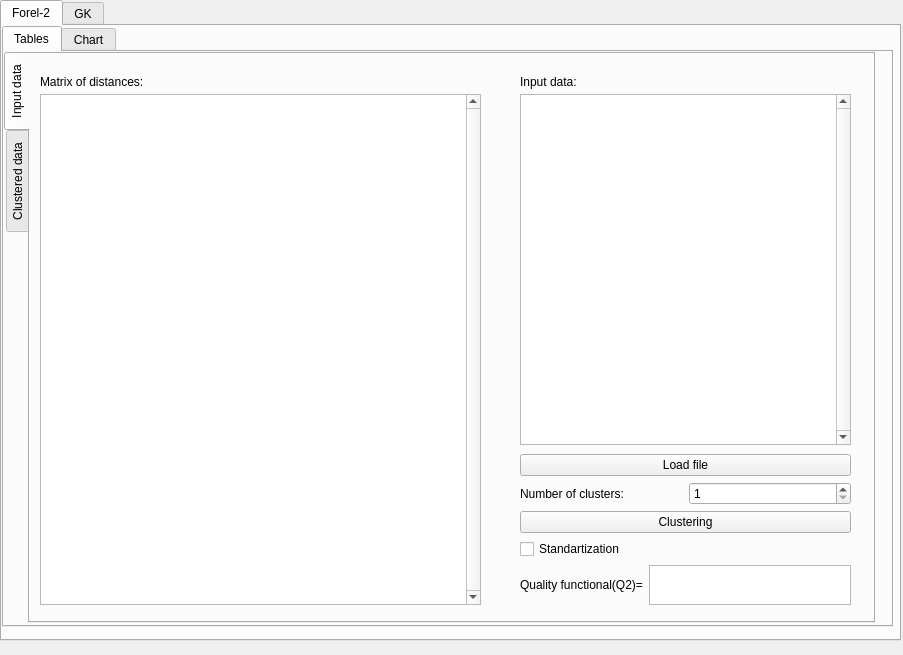
<?xml version="1.0" encoding="UTF-8"?>
<ui version="4.0">
 <class>MainWindow</class>
 <widget class="QMainWindow" name="MainWindow">
  <property name="geometry">
   <rect>
    <x>0</x>
    <y>0</y>
    <width>903</width>
    <height>655</height>
   </rect>
  </property>
  <property name="sizePolicy">
   <sizepolicy hsizetype="Fixed" vsizetype="Fixed">
    <horstretch>0</horstretch>
    <verstretch>0</verstretch>
   </sizepolicy>
  </property>
  <property name="windowTitle">
   <string>MainWindow</string>
  </property>
  <property name="inputMethodHints">
   <set>Qt::ImhHiddenText</set>
  </property>
  <widget class="QWidget" name="centralwidget">
   <property name="sizePolicy">
    <sizepolicy hsizetype="Fixed" vsizetype="Fixed">
     <horstretch>0</horstretch>
     <verstretch>0</verstretch>
    </sizepolicy>
   </property>
   <widget class="QTabWidget" name="MethodtabWidget">
    <property name="geometry">
     <rect>
      <x>0</x>
      <y>0</y>
      <width>901</width>
      <height>641</height>
     </rect>
    </property>
    <property name="currentIndex">
     <number>0</number>
    </property>
    <widget class="QWidget" name="foreltab">
     <attribute name="title">
      <string>Forel-2</string>
     </attribute>
     <widget class="QTabWidget" name="maintabWidget">
      <property name="geometry">
       <rect>
        <x>0</x>
        <y>0</y>
        <width>891</width>
        <height>601</height>
       </rect>
      </property>
      <property name="sizePolicy">
       <sizepolicy hsizetype="Fixed" vsizetype="Fixed">
        <horstretch>0</horstretch>
        <verstretch>0</verstretch>
       </sizepolicy>
      </property>
      <property name="contextMenuPolicy">
       <enum>Qt::PreventContextMenu</enum>
      </property>
      <property name="whatsThis">
       <string/>
      </property>
      <property name="inputMethodHints">
       <set>Qt::ImhHiddenText</set>
      </property>
      <property name="tabPosition">
       <enum>QTabWidget::North</enum>
      </property>
      <property name="tabShape">
       <enum>QTabWidget::Rounded</enum>
      </property>
      <property name="currentIndex">
       <number>0</number>
      </property>
      <property name="elideMode">
       <enum>Qt::ElideNone</enum>
      </property>
      <widget class="QWidget" name="tablestab">
       <attribute name="title">
        <string>Tables</string>
       </attribute>
       <widget class="QTabWidget" name="clusteredtablestabWidget">
        <property name="geometry">
         <rect>
          <x>0</x>
          <y>0</y>
          <width>871</width>
          <height>571</height>
         </rect>
        </property>
        <property name="tabPosition">
         <enum>QTabWidget::West</enum>
        </property>
        <property name="currentIndex">
         <number>0</number>
        </property>
        <widget class="QWidget" name="inputdatatab">
         <attribute name="title">
          <string>Input data</string>
         </attribute>
         <widget class="QTableWidget" name="starttableWidget">
          <property name="geometry">
           <rect>
            <x>490</x>
            <y>40</y>
            <width>331</width>
            <height>351</height>
           </rect>
          </property>
          <property name="verticalScrollBarPolicy">
           <enum>Qt::ScrollBarAlwaysOn</enum>
          </property>
          <property name="horizontalScrollBarPolicy">
           <enum>Qt::ScrollBarAlwaysOff</enum>
          </property>
          <property name="autoScroll">
           <bool>false</bool>
          </property>
          <property name="editTriggers">
           <set>QAbstractItemView::NoEditTriggers</set>
          </property>
          <property name="dragDropOverwriteMode">
           <bool>false</bool>
          </property>
          <property name="alternatingRowColors">
           <bool>false</bool>
          </property>
          <property name="selectionMode">
           <enum>QAbstractItemView::NoSelection</enum>
          </property>
          <property name="textElideMode">
           <enum>Qt::ElideRight</enum>
          </property>
          <property name="showGrid">
           <bool>true</bool>
          </property>
          <property name="sortingEnabled">
           <bool>false</bool>
          </property>
          <property name="wordWrap">
           <bool>true</bool>
          </property>
          <property name="cornerButtonEnabled">
           <bool>false</bool>
          </property>
          <property name="rowCount">
           <number>0</number>
          </property>
          <property name="columnCount">
           <number>0</number>
          </property>
          <attribute name="horizontalHeaderVisible">
           <bool>false</bool>
          </attribute>
          <attribute name="horizontalHeaderDefaultSectionSize">
           <number>100</number>
          </attribute>
          <attribute name="horizontalHeaderHighlightSections">
           <bool>true</bool>
          </attribute>
          <attribute name="horizontalHeaderMinimumSectionSize">
           <number>27</number>
          </attribute>
          <attribute name="verticalHeaderHighlightSections">
           <bool>true</bool>
          </attribute>
         </widget>
         <widget class="QLabel" name="label">
          <property name="geometry">
           <rect>
            <x>490</x>
            <y>20</y>
            <width>151</width>
            <height>16</height>
           </rect>
          </property>
          <property name="text">
           <string>Input data:</string>
          </property>
         </widget>
         <widget class="QWidget" name="verticalLayoutWidget">
          <property name="geometry">
           <rect>
            <x>490</x>
            <y>400</y>
            <width>331</width>
            <height>151</height>
           </rect>
          </property>
          <layout class="QVBoxLayout" name="verticalLayout">
           <item>
            <widget class="QPushButton" name="LoadFilepushButton">
             <property name="text">
              <string>Load file</string>
             </property>
             <property name="flat">
              <bool>false</bool>
             </property>
            </widget>
           </item>
           <item>
            <layout class="QHBoxLayout" name="horizontalLayout_2">
             <item>
              <widget class="QLabel" name="label_6">
               <property name="text">
                <string>Number of clusters:</string>
               </property>
              </widget>
             </item>
             <item>
              <widget class="QSpinBox" name="clustersnumspinBox">
               <property name="minimum">
                <number>1</number>
               </property>
               <property name="maximum">
                <number>99999999</number>
               </property>
              </widget>
             </item>
            </layout>
           </item>
           <item>
            <widget class="QPushButton" name="clusteringpushButton">
             <property name="text">
              <string>Clustering</string>
             </property>
            </widget>
           </item>
           <item>
            <widget class="QCheckBox" name="standartizationheckBox">
             <property name="text">
              <string>Standartization</string>
             </property>
             <property name="checked">
              <bool>false</bool>
             </property>
             <property name="autoExclusive">
              <bool>true</bool>
             </property>
            </widget>
           </item>
           <item>
            <spacer name="verticalSpacer">
             <property name="orientation">
              <enum>Qt::Vertical</enum>
             </property>
             <property name="sizeHint" stdset="0">
              <size>
               <width>20</width>
               <height>40</height>
              </size>
             </property>
            </spacer>
           </item>
           <item>
            <layout class="QHBoxLayout" name="horizontalLayout">
             <item>
              <widget class="QLabel" name="label_4">
               <property name="text">
                <string>Quality functional(Q2)=</string>
               </property>
              </widget>
             </item>
             <item>
              <widget class="QTableWidget" name="Q2tableWidget">
               <property name="rowCount">
                <number>0</number>
               </property>
               <property name="columnCount">
                <number>1</number>
               </property>
               <attribute name="horizontalHeaderVisible">
                <bool>false</bool>
               </attribute>
               <attribute name="verticalHeaderVisible">
                <bool>false</bool>
               </attribute>
               <column/>
              </widget>
             </item>
            </layout>
           </item>
          </layout>
         </widget>
         <widget class="QTableWidget" name="distancestableWidget">
          <property name="geometry">
           <rect>
            <x>10</x>
            <y>40</y>
            <width>441</width>
            <height>511</height>
           </rect>
          </property>
          <property name="verticalScrollBarPolicy">
           <enum>Qt::ScrollBarAlwaysOn</enum>
          </property>
          <property name="autoScroll">
           <bool>false</bool>
          </property>
          <property name="editTriggers">
           <set>QAbstractItemView::NoEditTriggers</set>
          </property>
          <property name="dragDropOverwriteMode">
           <bool>false</bool>
          </property>
          <property name="selectionMode">
           <enum>QAbstractItemView::NoSelection</enum>
          </property>
          <property name="textElideMode">
           <enum>Qt::ElideMiddle</enum>
          </property>
          <property name="cornerButtonEnabled">
           <bool>false</bool>
          </property>
         </widget>
         <widget class="QLabel" name="label_2">
          <property name="geometry">
           <rect>
            <x>10</x>
            <y>20</y>
            <width>151</width>
            <height>16</height>
           </rect>
          </property>
          <property name="text">
           <string>Matrix of distances:</string>
          </property>
         </widget>
        </widget>
        <widget class="QWidget" name="clusteredtab">
         <attribute name="title">
          <string>Clustered data</string>
         </attribute>
         <widget class="QLabel" name="label_3">
          <property name="geometry">
           <rect>
            <x>20</x>
            <y>20</y>
            <width>171</width>
            <height>16</height>
           </rect>
          </property>
          <property name="text">
           <string>Mean value of clusters:</string>
          </property>
         </widget>
         <widget class="QTableWidget" name="meanvaluetableWidget">
          <property name="geometry">
           <rect>
            <x>20</x>
            <y>40</y>
            <width>371</width>
            <height>501</height>
           </rect>
          </property>
          <property name="verticalScrollBarPolicy">
           <enum>Qt::ScrollBarAlwaysOn</enum>
          </property>
          <property name="horizontalScrollBarPolicy">
           <enum>Qt::ScrollBarAlwaysOff</enum>
          </property>
          <property name="autoScroll">
           <bool>false</bool>
          </property>
          <property name="editTriggers">
           <set>QAbstractItemView::NoEditTriggers</set>
          </property>
          <property name="dragDropOverwriteMode">
           <bool>false</bool>
          </property>
          <property name="selectionMode">
           <enum>QAbstractItemView::NoSelection</enum>
          </property>
          <property name="textElideMode">
           <enum>Qt::ElideMiddle</enum>
          </property>
          <property name="cornerButtonEnabled">
           <bool>false</bool>
          </property>
         </widget>
         <widget class="QTableWidget" name="afterclusterizatintableWidget">
          <property name="geometry">
           <rect>
            <x>410</x>
            <y>40</y>
            <width>431</width>
            <height>501</height>
           </rect>
          </property>
          <property name="verticalScrollBarPolicy">
           <enum>Qt::ScrollBarAlwaysOn</enum>
          </property>
          <property name="horizontalScrollBarPolicy">
           <enum>Qt::ScrollBarAlwaysOff</enum>
          </property>
          <property name="autoScroll">
           <bool>false</bool>
          </property>
          <property name="editTriggers">
           <set>QAbstractItemView::NoEditTriggers</set>
          </property>
          <property name="dragDropOverwriteMode">
           <bool>false</bool>
          </property>
          <property name="alternatingRowColors">
           <bool>false</bool>
          </property>
          <property name="selectionMode">
           <enum>QAbstractItemView::NoSelection</enum>
          </property>
          <property name="textElideMode">
           <enum>Qt::ElideRight</enum>
          </property>
          <property name="showGrid">
           <bool>true</bool>
          </property>
          <property name="sortingEnabled">
           <bool>false</bool>
          </property>
          <property name="wordWrap">
           <bool>true</bool>
          </property>
          <property name="cornerButtonEnabled">
           <bool>false</bool>
          </property>
          <property name="rowCount">
           <number>0</number>
          </property>
          <property name="columnCount">
           <number>0</number>
          </property>
          <attribute name="horizontalHeaderVisible">
           <bool>false</bool>
          </attribute>
          <attribute name="horizontalHeaderDefaultSectionSize">
           <number>100</number>
          </attribute>
          <attribute name="horizontalHeaderMinimumSectionSize">
           <number>27</number>
          </attribute>
         </widget>
         <widget class="QLabel" name="label_5">
          <property name="geometry">
           <rect>
            <x>410</x>
            <y>20</y>
            <width>201</width>
            <height>16</height>
           </rect>
          </property>
          <property name="text">
           <string>Data after clusterization:</string>
          </property>
         </widget>
        </widget>
       </widget>
      </widget>
      <widget class="QWidget" name="charttab">
       <attribute name="title">
        <string>Chart</string>
       </attribute>
       <widget class="QwtPlot" name="qwtPlot">
        <property name="geometry">
         <rect>
          <x>0</x>
          <y>0</y>
          <width>861</width>
          <height>511</height>
         </rect>
        </property>
        <property name="frameShape">
         <enum>QFrame::StyledPanel</enum>
        </property>
       </widget>
       <widget class="QGroupBox" name="groupBox">
        <property name="geometry">
         <rect>
          <x>150</x>
          <y>489</y>
          <width>471</width>
          <height>61</height>
         </rect>
        </property>
        <property name="title">
         <string/>
        </property>
        <property name="flat">
         <bool>false</bool>
        </property>
        <property name="checkable">
         <bool>false</bool>
        </property>
        <widget class="QWidget" name="horizontalLayoutWidget">
         <property name="geometry">
          <rect>
           <x>10</x>
           <y>20</y>
           <width>377</width>
           <height>51</height>
          </rect>
         </property>
         <layout class="QHBoxLayout" name="horizontalLayout_3">
          <item>
           <widget class="QRadioButton" name="abradioButton">
            <property name="text">
             <string>Properties 1x2</string>
            </property>
            <property name="checked">
             <bool>true</bool>
            </property>
           </widget>
          </item>
          <item>
           <widget class="QRadioButton" name="bcradioButton">
            <property name="text">
             <string>Properties 2x3</string>
            </property>
           </widget>
          </item>
          <item>
           <widget class="QRadioButton" name="acradioButton">
            <property name="text">
             <string>Properties 1x3</string>
            </property>
           </widget>
          </item>
         </layout>
        </widget>
       </widget>
      </widget>
     </widget>
    </widget>
    <widget class="QWidget" name="GK">
     <attribute name="title">
      <string>GK</string>
     </attribute>
     <widget class="QTabWidget" name="maintabWidget_2">
      <property name="geometry">
       <rect>
        <x>0</x>
        <y>0</y>
        <width>891</width>
        <height>601</height>
       </rect>
      </property>
      <property name="sizePolicy">
       <sizepolicy hsizetype="Fixed" vsizetype="Fixed">
        <horstretch>0</horstretch>
        <verstretch>0</verstretch>
       </sizepolicy>
      </property>
      <property name="contextMenuPolicy">
       <enum>Qt::PreventContextMenu</enum>
      </property>
      <property name="whatsThis">
       <string/>
      </property>
      <property name="inputMethodHints">
       <set>Qt::ImhHiddenText</set>
      </property>
      <property name="tabPosition">
       <enum>QTabWidget::North</enum>
      </property>
      <property name="tabShape">
       <enum>QTabWidget::Rounded</enum>
      </property>
      <property name="currentIndex">
       <number>0</number>
      </property>
      <property name="elideMode">
       <enum>Qt::ElideNone</enum>
      </property>
      <widget class="QWidget" name="tablestab_2">
       <attribute name="title">
        <string>Tables</string>
       </attribute>
       <widget class="QTabWidget" name="clusteredtablestabWidget_2">
        <property name="geometry">
         <rect>
          <x>0</x>
          <y>0</y>
          <width>871</width>
          <height>571</height>
         </rect>
        </property>
        <property name="tabPosition">
         <enum>QTabWidget::West</enum>
        </property>
        <property name="currentIndex">
         <number>0</number>
        </property>
        <widget class="QWidget" name="inputdatatab_2">
         <attribute name="title">
          <string>Input data</string>
         </attribute>
         <widget class="QTableWidget" name="starttableWidget_2">
          <property name="geometry">
           <rect>
            <x>490</x>
            <y>40</y>
            <width>331</width>
            <height>471</height>
           </rect>
          </property>
          <property name="verticalScrollBarPolicy">
           <enum>Qt::ScrollBarAlwaysOn</enum>
          </property>
          <property name="horizontalScrollBarPolicy">
           <enum>Qt::ScrollBarAlwaysOff</enum>
          </property>
          <property name="autoScroll">
           <bool>false</bool>
          </property>
          <property name="editTriggers">
           <set>QAbstractItemView::NoEditTriggers</set>
          </property>
          <property name="dragDropOverwriteMode">
           <bool>false</bool>
          </property>
          <property name="alternatingRowColors">
           <bool>false</bool>
          </property>
          <property name="selectionMode">
           <enum>QAbstractItemView::NoSelection</enum>
          </property>
          <property name="textElideMode">
           <enum>Qt::ElideRight</enum>
          </property>
          <property name="showGrid">
           <bool>true</bool>
          </property>
          <property name="sortingEnabled">
           <bool>false</bool>
          </property>
          <property name="wordWrap">
           <bool>true</bool>
          </property>
          <property name="cornerButtonEnabled">
           <bool>false</bool>
          </property>
          <property name="rowCount">
           <number>0</number>
          </property>
          <property name="columnCount">
           <number>0</number>
          </property>
          <attribute name="horizontalHeaderVisible">
           <bool>false</bool>
          </attribute>
          <attribute name="horizontalHeaderDefaultSectionSize">
           <number>100</number>
          </attribute>
          <attribute name="horizontalHeaderHighlightSections">
           <bool>true</bool>
          </attribute>
          <attribute name="horizontalHeaderMinimumSectionSize">
           <number>27</number>
          </attribute>
          <attribute name="verticalHeaderHighlightSections">
           <bool>true</bool>
          </attribute>
         </widget>
         <widget class="QLabel" name="label_7">
          <property name="geometry">
           <rect>
            <x>490</x>
            <y>20</y>
            <width>151</width>
            <height>16</height>
           </rect>
          </property>
          <property name="text">
           <string>Input data:</string>
          </property>
         </widget>
         <widget class="QTableWidget" name="distancestableWidget_2">
          <property name="geometry">
           <rect>
            <x>10</x>
            <y>40</y>
            <width>441</width>
            <height>511</height>
           </rect>
          </property>
          <property name="verticalScrollBarPolicy">
           <enum>Qt::ScrollBarAlwaysOn</enum>
          </property>
          <property name="autoScroll">
           <bool>false</bool>
          </property>
          <property name="editTriggers">
           <set>QAbstractItemView::NoEditTriggers</set>
          </property>
          <property name="dragDropOverwriteMode">
           <bool>false</bool>
          </property>
          <property name="selectionMode">
           <enum>QAbstractItemView::NoSelection</enum>
          </property>
          <property name="textElideMode">
           <enum>Qt::ElideMiddle</enum>
          </property>
          <property name="cornerButtonEnabled">
           <bool>false</bool>
          </property>
         </widget>
         <widget class="QLabel" name="label_10">
          <property name="geometry">
           <rect>
            <x>10</x>
            <y>20</y>
            <width>151</width>
            <height>16</height>
           </rect>
          </property>
          <property name="text">
           <string>Matrix of distances:</string>
          </property>
         </widget>
         <widget class="QWidget" name="layoutWidget">
          <property name="geometry">
           <rect>
            <x>490</x>
            <y>520</y>
            <width>331</width>
            <height>31</height>
           </rect>
          </property>
          <layout class="QHBoxLayout" name="horizontalLayout_4">
           <item>
            <widget class="QLabel" name="label_8">
             <property name="text">
              <string>Quality functional(Q2)=</string>
             </property>
            </widget>
           </item>
           <item>
            <widget class="QTableWidget" name="Q2tableWidget_2">
             <property name="rowCount">
              <number>0</number>
             </property>
             <property name="columnCount">
              <number>1</number>
             </property>
             <attribute name="horizontalHeaderVisible">
              <bool>false</bool>
             </attribute>
             <attribute name="verticalHeaderVisible">
              <bool>false</bool>
             </attribute>
             <column/>
            </widget>
           </item>
          </layout>
         </widget>
        </widget>
        <widget class="QWidget" name="clusteredtab_2">
         <attribute name="title">
          <string>Clustered data</string>
         </attribute>
         <widget class="QLabel" name="label_11">
          <property name="geometry">
           <rect>
            <x>20</x>
            <y>20</y>
            <width>171</width>
            <height>16</height>
           </rect>
          </property>
          <property name="text">
           <string>Mean value of clusters:</string>
          </property>
         </widget>
         <widget class="QTableWidget" name="meanvaluetableWidget_2">
          <property name="geometry">
           <rect>
            <x>20</x>
            <y>40</y>
            <width>371</width>
            <height>501</height>
           </rect>
          </property>
          <property name="verticalScrollBarPolicy">
           <enum>Qt::ScrollBarAlwaysOn</enum>
          </property>
          <property name="horizontalScrollBarPolicy">
           <enum>Qt::ScrollBarAlwaysOff</enum>
          </property>
          <property name="autoScroll">
           <bool>false</bool>
          </property>
          <property name="editTriggers">
           <set>QAbstractItemView::NoEditTriggers</set>
          </property>
          <property name="dragDropOverwriteMode">
           <bool>false</bool>
          </property>
          <property name="selectionMode">
           <enum>QAbstractItemView::NoSelection</enum>
          </property>
          <property name="textElideMode">
           <enum>Qt::ElideMiddle</enum>
          </property>
          <property name="cornerButtonEnabled">
           <bool>false</bool>
          </property>
         </widget>
         <widget class="QTableWidget" name="afterclusterizatintableWidget_2">
          <property name="geometry">
           <rect>
            <x>410</x>
            <y>40</y>
            <width>431</width>
            <height>501</height>
           </rect>
          </property>
          <property name="verticalScrollBarPolicy">
           <enum>Qt::ScrollBarAlwaysOn</enum>
          </property>
          <property name="horizontalScrollBarPolicy">
           <enum>Qt::ScrollBarAlwaysOff</enum>
          </property>
          <property name="autoScroll">
           <bool>false</bool>
          </property>
          <property name="editTriggers">
           <set>QAbstractItemView::NoEditTriggers</set>
          </property>
          <property name="dragDropOverwriteMode">
           <bool>false</bool>
          </property>
          <property name="alternatingRowColors">
           <bool>false</bool>
          </property>
          <property name="selectionMode">
           <enum>QAbstractItemView::NoSelection</enum>
          </property>
          <property name="textElideMode">
           <enum>Qt::ElideRight</enum>
          </property>
          <property name="showGrid">
           <bool>true</bool>
          </property>
          <property name="sortingEnabled">
           <bool>false</bool>
          </property>
          <property name="wordWrap">
           <bool>true</bool>
          </property>
          <property name="cornerButtonEnabled">
           <bool>false</bool>
          </property>
          <property name="rowCount">
           <number>0</number>
          </property>
          <property name="columnCount">
           <number>0</number>
          </property>
          <attribute name="horizontalHeaderVisible">
           <bool>false</bool>
          </attribute>
          <attribute name="horizontalHeaderDefaultSectionSize">
           <number>100</number>
          </attribute>
          <attribute name="horizontalHeaderMinimumSectionSize">
           <number>27</number>
          </attribute>
         </widget>
         <widget class="QLabel" name="label_12">
          <property name="geometry">
           <rect>
            <x>410</x>
            <y>20</y>
            <width>201</width>
            <height>16</height>
           </rect>
          </property>
          <property name="text">
           <string>Data after clusterization:</string>
          </property>
         </widget>
        </widget>
        <widget class="QWidget" name="GKplustab">
         <attribute name="title">
          <string>GK+</string>
         </attribute>
         <widget class="QLabel" name="label_15">
          <property name="geometry">
           <rect>
            <x>20</x>
            <y>10</y>
            <width>151</width>
            <height>16</height>
           </rect>
          </property>
          <property name="text">
           <string>Membership Matrix:</string>
          </property>
         </widget>
         <widget class="QTableWidget" name="membershiptableWidget">
          <property name="geometry">
           <rect>
            <x>20</x>
            <y>30</y>
            <width>471</width>
            <height>471</height>
           </rect>
          </property>
         </widget>
         <widget class="QLabel" name="label_16">
          <property name="geometry">
           <rect>
            <x>510</x>
            <y>10</y>
            <width>59</width>
            <height>15</height>
           </rect>
          </property>
          <property name="text">
           <string>Centers:</string>
          </property>
         </widget>
         <widget class="QTableWidget" name="tableWidget_2">
          <property name="geometry">
           <rect>
            <x>510</x>
            <y>30</y>
            <width>311</width>
            <height>381</height>
           </rect>
          </property>
         </widget>
        </widget>
       </widget>
      </widget>
      <widget class="QWidget" name="charttab_2">
       <attribute name="title">
        <string>Chart</string>
       </attribute>
       <widget class="QwtPlot" name="qwtPlot_2">
        <property name="geometry">
         <rect>
          <x>0</x>
          <y>0</y>
          <width>861</width>
          <height>511</height>
         </rect>
        </property>
        <property name="frameShape">
         <enum>QFrame::StyledPanel</enum>
        </property>
       </widget>
       <widget class="QSpinBox" name="yaxisspinBox">
        <property name="geometry">
         <rect>
          <x>300</x>
          <y>520</y>
          <width>50</width>
          <height>23</height>
         </rect>
        </property>
        <property name="value">
         <number>1</number>
        </property>
       </widget>
       <widget class="QSpinBox" name="xaxisspinBox">
        <property name="geometry">
         <rect>
          <x>430</x>
          <y>520</y>
          <width>50</width>
          <height>23</height>
         </rect>
        </property>
       </widget>
       <widget class="QLabel" name="label_13">
        <property name="geometry">
         <rect>
          <x>240</x>
          <y>520</y>
          <width>59</width>
          <height>20</height>
         </rect>
        </property>
        <property name="text">
         <string>Y axis #:</string>
        </property>
        <property name="buddy">
         <cstring>yaxisspinBox</cstring>
        </property>
       </widget>
       <widget class="QLabel" name="label_14">
        <property name="geometry">
         <rect>
          <x>370</x>
          <y>520</y>
          <width>59</width>
          <height>20</height>
         </rect>
        </property>
        <property name="text">
         <string>X axis #:</string>
        </property>
        <property name="buddy">
         <cstring>xaxisspinBox</cstring>
        </property>
       </widget>
      </widget>
     </widget>
    </widget>
   </widget>
  </widget>
 </widget>
 <customwidgets>
  <customwidget>
   <class>QwtPlot</class>
   <extends>QFrame</extends>
   <header>qwt_plot.h</header>
  </customwidget>
 </customwidgets>
 <resources/>
 <connections/>
</ui>
